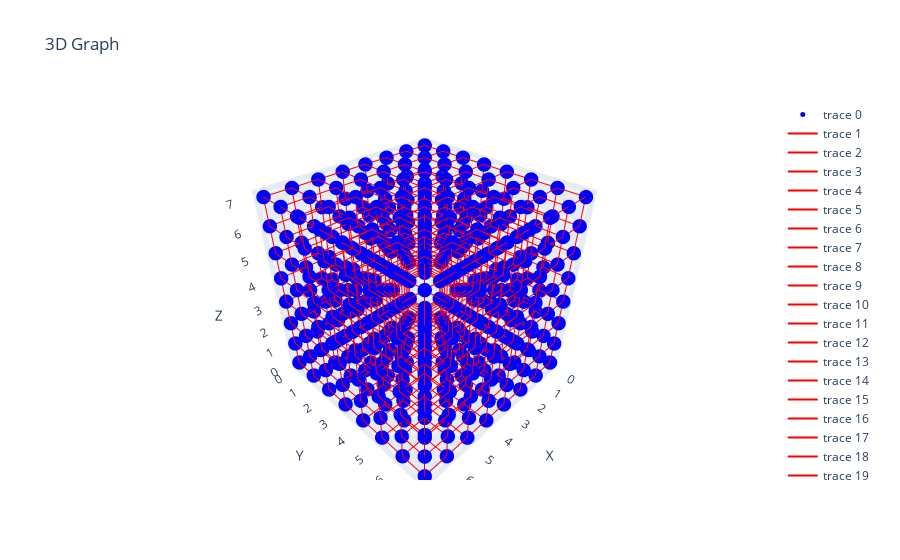

Write notebook code for a chart like this one.
### Code cell
import numpy as np

import plotly.graph_objects as go

# Define the number of points in each dimension
num_points = 8

# Generate evenly spaced coordinates
x_coords = np.linspace(-1, 1, num_points)
y_coords = np.linspace(-1, 1, num_points)
z_coords = np.linspace(-1, 1, num_points)

# Create a meshgrid of coordinates
X, Y, Z = np.meshgrid(x_coords, y_coords, z_coords)

# Reshape the coordinates into a 1D array
x_coords = X.flatten()
y_coords = Y.flatten()
z_coords = Z.flatten()

# Create a dictionary to store the coordinates
pos = {}
for i in range(len(x_coords)):
    pos[i] = np.array([x_coords[i], y_coords[i], z_coords[i]])

# Create a scatter3d trace
trace = go.Scatter3d(
    x=[node[0] for node in G.nodes()],
    y=[node[1] for node in G.nodes()],
    z=[node[2] for node in G.nodes()],
    mode='markers',
    marker=dict(
        size=5,
        color='blue'
    )
)

# Create the layout
layout = go.Layout(
    title='3D Graph',
    scene=dict(
        xaxis=dict(title='X'),
        yaxis=dict(title='Y'),
        zaxis=dict(title='Z')
    )
)


# Create the figure
fig = go.Figure(data=[trace], layout=layout)


# Create a list to store the edge traces
edge_traces = []

# Iterate over each edge in the graph
for edge in G.edges:
    # Get the start and end coordinates of the edge
    start = edge[0]
    end = edge[1]
    
    # Create a scatter3d trace for the edge
    edge_trace = go.Scatter3d(
        x=[start[0], end[0]],
        y=[start[1], end[1]],
        z=[start[2], end[2]],
        mode='lines',
        line=dict(color='red', width=2)
    )
    
    # Add the edge trace to the list
    edge_traces.append(edge_trace)

# Add the edge traces to the figure
fig.add_traces(edge_traces)

# Show the figure
#fig.show()
